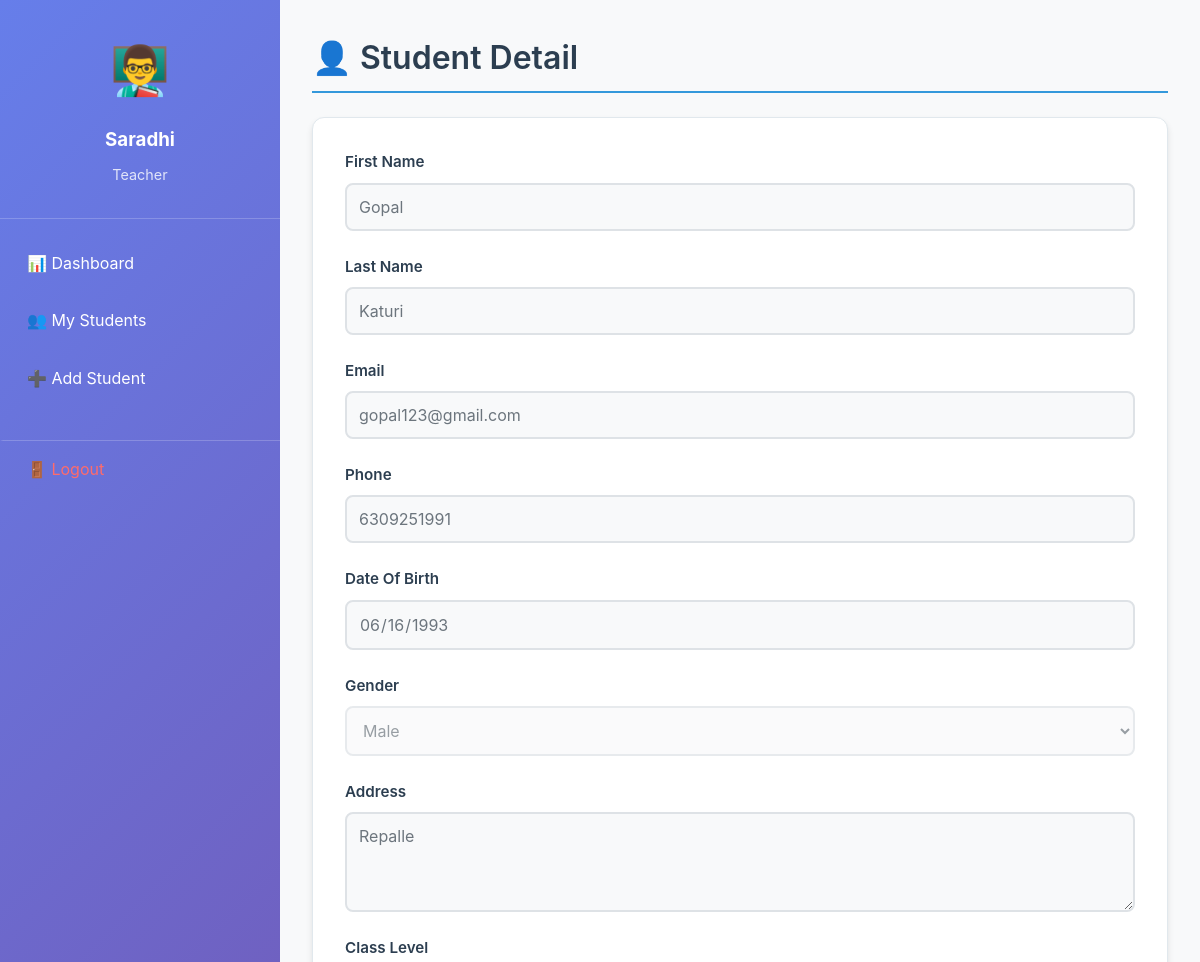
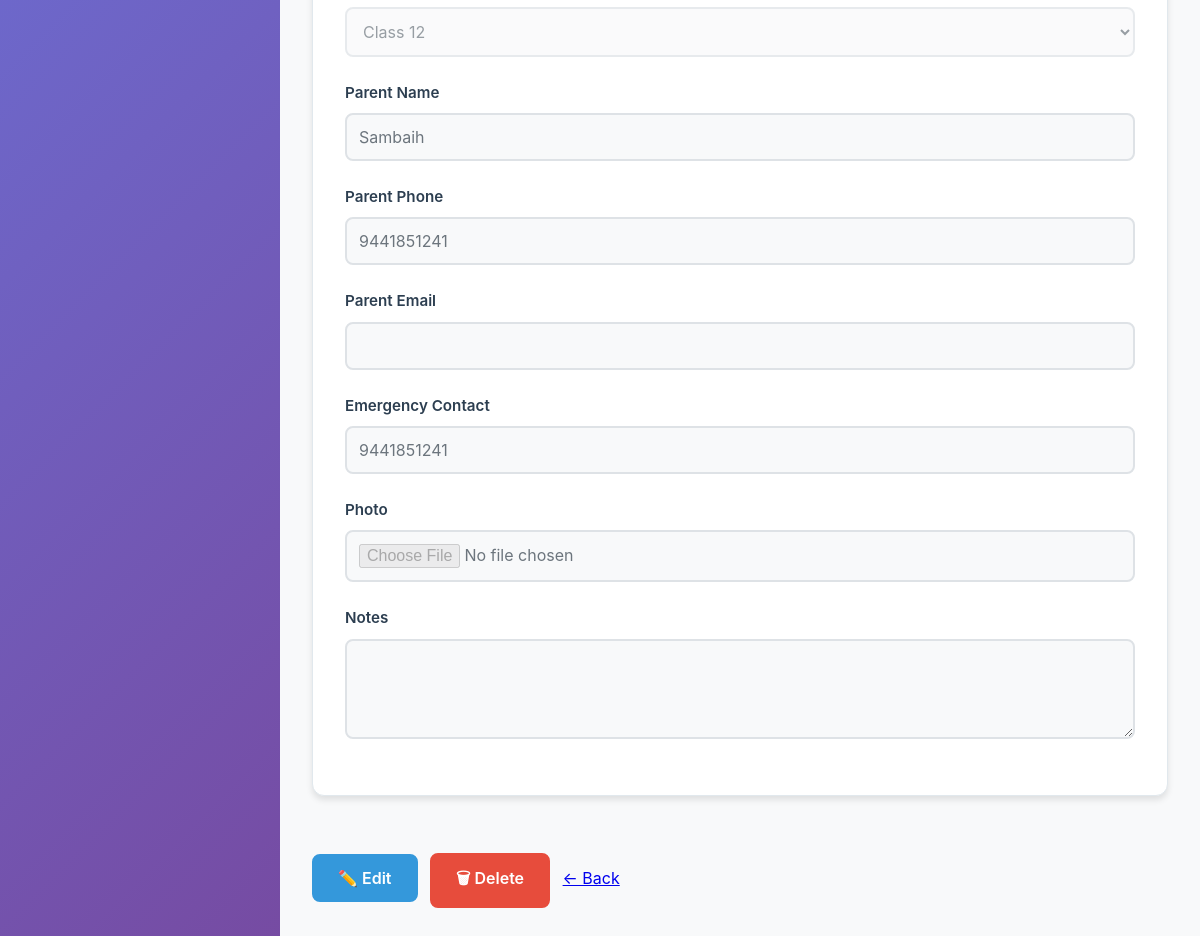
The page /students/1/ (signed in) on the database its author committed (2 pictures, top to bottom).
### students/models.py (models this page shows, shortened)
class Student(models.Model):
    GENDER_CHOICES=[
        ('M','Male'),('F','Female')
    ]
    CLASS_CHOICES=[
        ('1', 'Class 1'),
        ('2', 'Class 2'),
        ('3', 'Class 3'),
        ('4', 'Class 4'),
        ('5', 'Class 5'),
        ('6', 'Class 6'),
        ('7', 'Class 7'),
        ('8', 'Class 8'),
        ('9', 'Class 9'),
        ('10', 'Class 10'),
        ('11', 'Class 11'),
        ('12', 'Class 12'),
    ]
    teacher=models.ForeignKey(User,on_delete=models.CASCADE,related_name='students')
    first_name=models.CharField(max_length=50)
    last_name=models.CharField(max_length=50)
    email=models.EmailField(blank=True)
    phone=models.CharField(max_length=15,blank=True)
    date_of_birth=models.DateField()
    gender=models.CharField(max_length=1,choices=GENDER_CHOICES)
    address=models.TextField(blank=True)
    class_level=models.CharField(max_length=2,choices=CLASS_CHOICES)
    parent_name=models.CharField(max_length=100)
    parent_email=models.EmailField(blank=True)
    parent_phone = models.CharField(max_length=15, blank=True)
    emergency_contact=models.CharField(max_length=15)
    photo=models.ImageField(upload_to='student_photos/',blank=True)
    enrollment_date=models.DateField(auto_now_add=True)
    is_active=models.BooleanField(default=True)
    notes=models.TextField(blank=True)
    class Meta:
        ordering=['first_name','last_name']

### students/views.py (the view)
# urls.py: path('<int:pk>/', views.student_detail, name='student_detail'),
@login_required
def student_detail(request, pk):
    student = get_object_or_404(Student, pk=pk, teacher=request.user)
    if request.method == 'POST':
        if 'delete_student' in request.POST:
            student.delete()
            messages.success(request, 'Student deleted successfully!')
            return redirect('my_students')
        elif 'update_student' in request.POST:
            form = StudentForm(request.POST, request.FILES, instance=student)
            if form.is_valid():
                form.save()
                messages.success(request, 'Student updated successfully!')
                return redirect('student_detail', pk=pk)
    else:
        form = StudentForm(instance=student)
    return render(request, 'students/detail.html', {'form': form, 'student': student})

### students/forms.py
class StudentForm(forms.ModelForm):
    class Meta:
        model = Student
        fields = [
            'first_name', 'last_name', 'email', 'phone', 'date_of_birth',
            'gender', 'address', 'class_level', 'parent_name', 'parent_phone',
            'parent_email', 'emergency_contact', 'photo', 'notes'
        ]
        widgets = {
            'date_of_birth': forms.DateInput(attrs={'type': 'date'}),
            'address': forms.Textarea(attrs={'rows': 3}),
            'notes': forms.Textarea(attrs={'rows': 3}),
        }

### templates/students/detail.html (shortened to what this page needs)
{% extends "dashboard_base.html" %}
{% block content %}
<h2>👤 Student Detail</h2>
<form method="post" enctype="multipart/form-data" id="student-form">
  {% for field in form %}
    <div class="form-group">
      <label>{{ field.label }}</label>
      {{ field }}
    </div>
  {% endfor %}
</form>
<br>
<button onclick="enableEdit()">✏️ Edit</button>
<form method="post" style="display:inline;">
  <button type="submit" name="delete_student" onclick="return confirm('Are you sure to delete this student?')">🗑 Delete</button>
</form>
<a href="{% url 'my_students' %}">← Back</a>
{% endblock %}

### templates/dashboard_base.html (shortened to what this page needs)
<!DOCTYPE html>
<html lang="en">
<head>
    {% load static %}
    <link rel="stylesheet" href="{% static 'css/style.css' %}">
</head>
<body class="dashboard-body">
    <div class="dashboard-container">
        <aside class="sidebar">
            <div class="sidebar-header">
                <div class="user-avatar">👨‍🏫</div>
                <h3>{{ user.get_full_name|default:user.username }}</h3>
                <p>Teacher</p>
            </div>
            <nav class="sidebar-nav">
                <a href="{% url 'dashboard' %}" class="nav-item">
                    📊 Dashboard
                </a>
                <a href="{% url 'my_students' %}" class="nav-item">
                    👥 My Students
                </a>
                <a href="{% url 'add_student' %}" class="nav-item">
                    ➕ Add Student
                </a>
                <a href="{% url 'logout' %}" class="nav-item logout-item">
                    🚪 Logout
                </a>
            </nav>
        </aside>
        <main class="main-content">
            {% block content %}
            {% endblock %}
        </main>
    </div>
</body>
</html>

### static/css/style.css (style rules this page uses)
* { margin: 0; padding: 0; box-sizing: border-box; }
body { font-family: -apple-system, BlinkMacSystemFont, 'Segoe UI', Roboto, sans-serif; line-height: 1.6; color: #333; background-color: #f8f9fa; }
.form-group { margin-bottom: 1.5rem; }
.form-group label { display: block; margin-bottom: 0.5rem; font-weight: 600; color: #2c3e50; }
.form-group input, .form-group select, .form-group textarea { width: 100%; padding: 0.75rem; border: 2px solid #e9ecef; border-radius: 8px; font-size: 1rem; transition: border-color 0.3s ease; font-family: inherit; }
.dashboard-body { background-color: #f8f9fa; }
.dashboard-container { display: flex; min-height: 100vh; }
.sidebar { width: 280px; background: linear-gradient(135deg, #667eea 0%, #764ba2 100%); color: white; flex-shrink: 0; }
.sidebar-header { padding: 2rem 1.5rem; text-align: center; border-bottom: 1px solid rgba(255,255,255,0.2); }
.user-avatar { font-size: 3rem; margin-bottom: 1rem; }
.sidebar-header h3 { margin-bottom: 0.5rem; }
.sidebar-header p { color: rgba(255,255,255,0.8); font-size: 0.9rem; }
.sidebar-nav { padding: 1rem 0; }
.nav-item { display: block; padding: 1rem 1.5rem; color: white; text-decoration: none; transition: all 0.3s ease; border-left: 3px solid transparent; }
.logout-item { margin-top: 2rem; border-top: 1px solid rgba(255,255,255,0.2); padding-top: 1rem; color: #ff6b6b; }
.main-content { flex: 1; padding: 2rem; overflow-y: auto; }

### templates/students/detail.html (style rules this page uses)
h2 { color: #2c3e50; font-size: 2rem; margin-bottom: 1.5rem; padding-bottom: 0.5rem; border-bottom: 2px solid #3498db; font-weight: 600; }
#student-form { background: #ffffff; padding: 2rem; border-radius: 12px; box-shadow: 0 4px 6px rgba(0, 0, 0, 0.1); margin-bottom: 2rem; border: 1px solid #e1e8ed; }
.form-group { margin-bottom: 1.5rem; display: flex; flex-direction: column; }
.form-group label { font-weight: 600; color: #2c3e50; margin-bottom: 0.5rem; font-size: 0.95rem; text-transform: capitalize; }
.form-group input, .form-group select, .form-group textarea { padding: 0.75rem; border: 2px solid #e1e8ed; border-radius: 8px; font-size: 1rem; transition: all 0.3s ease; background-color: #ffffff; font-family: inherit; }
.form-group input[readonly], .form-group select[disabled], .form-group textarea[readonly] { background-color: #f8f9fa; color: #6c757d; cursor: not-allowed; border-color: #dee2e6; }
.form-group input[disabled], .form-group select[disabled], .form-group textarea[disabled] { background-color: #f8f9fa; color: #6c757d; cursor: not-allowed; border-color: #dee2e6; }
.form-group textarea { min-height: 100px; resize: vertical; }
button { padding: 0.75rem 1.5rem; border: none; border-radius: 8px; font-size: 1rem; font-weight: 600; cursor: pointer; transition: all 0.3s ease; text-decoration: none; display: inline-block; margin-right: 0.5rem; margin-bottom: 0.5rem; font-family: inherit; }
button[onclick="enableEdit()"] { background-color: #3498db; color: white; border: 2px solid #3498db; }
button[name="delete_student"] { background-color: #e74c3c; color: white; border: 2px solid #e74c3c; }

### rows shown on the page
Student: form "Gopal" "Katuri" "gopal123@gmail.com" "6309251991" "06/16/1993" "Male" "Repalle" "Class 12" "Sambaih" "9441851241" "9441851241"

### other values the page prints
{{ user.get_full_name|default:user.username }} "Saradhi"
{{ field.label }} "First Name" "Last Name" "Email" "Phone" "Date Of Birth" "Gender" "Address" "Class Level" "Parent Name" "Parent Phone" "Parent Email" "Emergency Contact" "Photo" "Notes"
